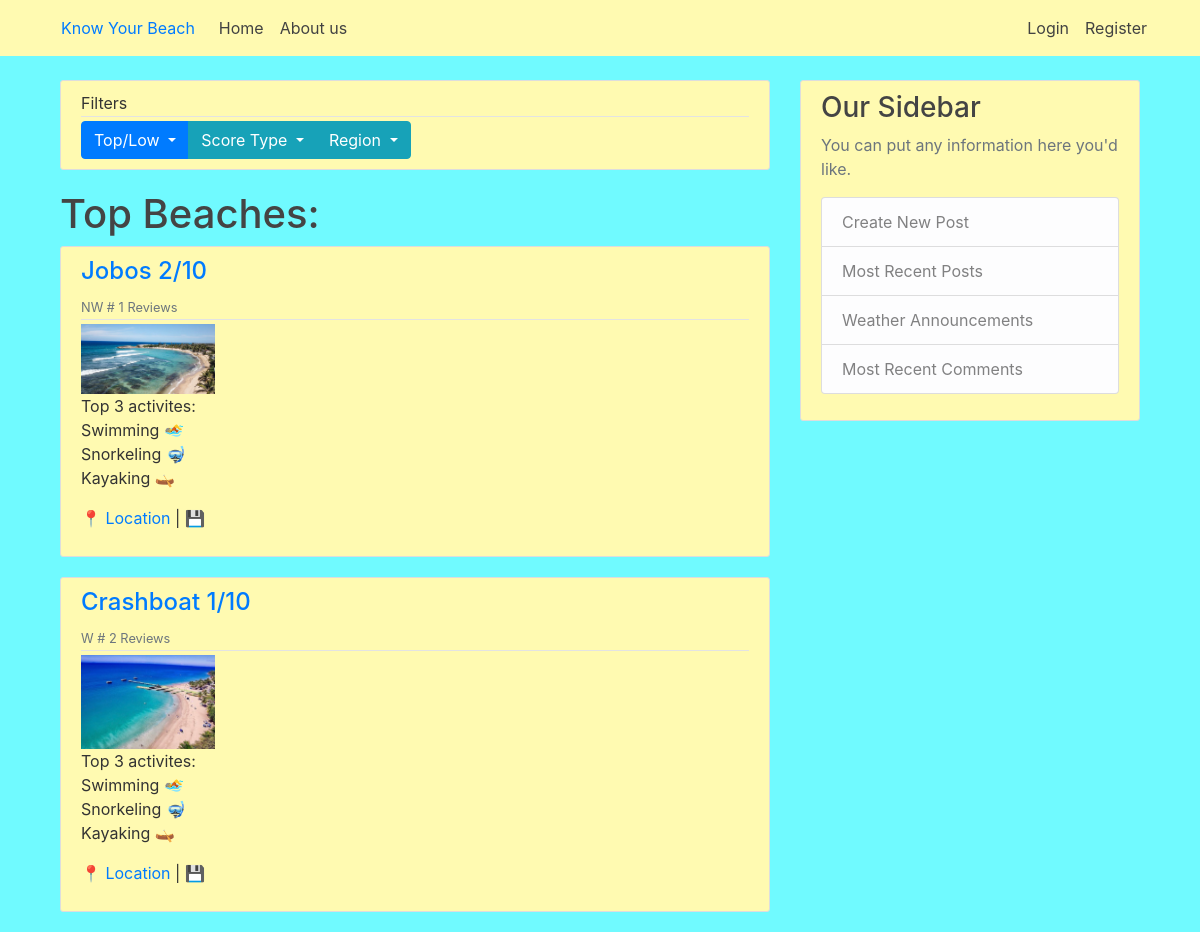
The page / on the database its author committed.
### beach/models.py (models this page shows, shortened)
class Rating(models.Model):
    overall = models.PositiveIntegerField(null = True)
    swim = models.PositiveIntegerField(null = True)
    dive = models.PositiveIntegerField(null = True)
    surf = models.PositiveIntegerField(null = True)
    lounge = models.PositiveIntegerField(null = True)
    boat = models.PositiveIntegerField(null = True)
    isClean = models.PositiveIntegerField(null = True)
    safety = models.PositiveIntegerField(null = True)
    lifeguard = models.BooleanField(null = True)
    beach = models.OneToOneField(Beach, on_delete = models.CASCADE, null= True)

class Beach(models.Model):
    name = models.CharField(max_length = 60)
    img = models.ImageField(upload_to='beach_pic', null = True)
    region = models.CharField(max_length = 2, choices=CHOICE_REGIONS) # N, NE, E, SE, S, SW, W, NW

### home/views.py (the view)
# urls.py: path('', views.home),
def home(request):
    beachesCommentAmount = {}
    topOverallRatings = Rating.objects.order_by('-overall')
    for rating in topOverallRatings:
        beachesCommentAmount[str(rating.beach.name)] = Comment.objects.filter(beach__name=rating.beach.name).count()
    context = {
        'topOverallRatings' : topOverallRatings,
        'beachesCommentAmount' : beachesCommentAmount
    }
    return render(request, 'home/home.html', context)

### templates/home/home.html (shortened to what this page needs)
{% extends "base.html" %}
{% block content %}
<article class="media content-section">
  <div class="media-body">
    <div class="article-metadata">
      Filters
    </div>
    <div>
      <div class="btn-group" role="group" aria-label="Button Group with Dropdown">
        <div class="btn-group">
          <button class="btn btn-primary dropdown-toggle" type="button" id="dropdownMenuButton1" data-toggle="dropdown" aria-haspopup="true" aria-expanded="false">
            Top/Low
          </button>
        </div>
        <div class="btn-group">
          <button class="btn btn-info dropdown-toggle" type="button" id="dropdownMenuButton2" data-toggle="dropdown" aria-haspopup="true" aria-expanded="false">
            Score Type
          </button>
        </div>
        <div class="btn-group">
          <button class="btn btn-info dropdown-toggle" type="button" id="dropdownMenuButton3" data-toggle="dropdown" aria-haspopup="true" aria-expanded="false">
            Region
          </button>
      </div>
    </div>
  </div>
</article>
<h1>Top Beaches: </h1>
<div>
    {% for topRating in topOverallRatings %}
    <article class="media content-section">
        <div class="media-body">
          <div class="article-metadata">
            <h4><a class="mr-2" href="beach/{{topRating.beach.name}}">{{ topRating.beach.name | title}} {{ topRating.overall }}/10 </a> </h4>
            <div><small class="text-muted">{{ topRating.beach.region }} {{beach.id}} # {{ beachesCommentAmount|get:topRating.beach.name}} Reviews</small></div>
          </div>
          <div>
            <img src="{{topRating.beach.img.url}}" alt="image not found" width="20%">
          </div>
          <div>
            <p class="article-content">Top 3 activites: <br> Swimming 🏊 <br> Snorkeling 🤿 <br> Kayaking 🛶 </p>
            <p class="article-content"><a href="/#">📍 Location </a> | <a href="/#">💾</a></p>
          </div>
        </div>
      </article>
  {% endfor %}
</div>
{% endblock content %}

### beach/static/beach/main.css (style rules this page uses)
body { background: #70faff; color: #333333; margin-top: 5rem; }
h1, h2, h3, h4, h5, h6 { color: #444444; }
.content-section { background: #fffab1; padding: 10px 20px; border: 1px solid #dddddd; border-radius: 3px; margin-bottom: 20px; }
.article-content { white-space: pre-line; }
.article-metadata { padding-bottom: 1px; margin-bottom: 4px; border-bottom: 1px solid #e3e3e3 }

### rows shown on the page
Rating: beach.name "Jobos", overall "2", beach.region "NW", beach.name "1", beach.img (picture)
Rating: beach.name "Crashboat", overall "1", beach.region "W", beach.name "2", beach.img (picture)
